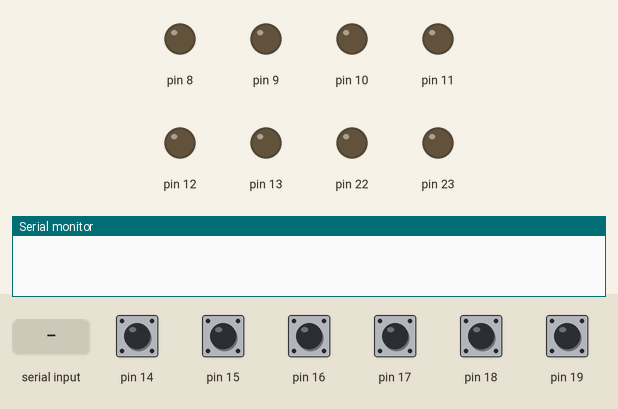
A sketch run on a simulated Arduino Uno, built with avr-gcc and run on an emulated ATmega328P. Parts: output pins drawn as LEDs (lit = HIGH), the last lines printed to the serial monitor. Dashed ring = blinking. Inputs (shaded band) come from the test bench; at power-on: pin 14–19 HIGH.

Above: at 0.9 s.
1.0 s: "s" received over Serial
2.9 s: "s" received over Serial
At 4.8 s:
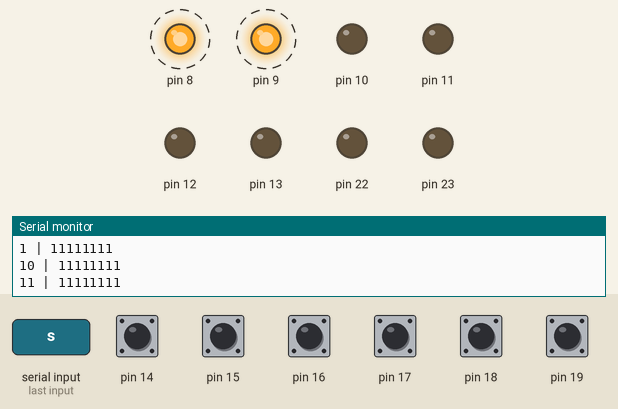
At 11.2 s:
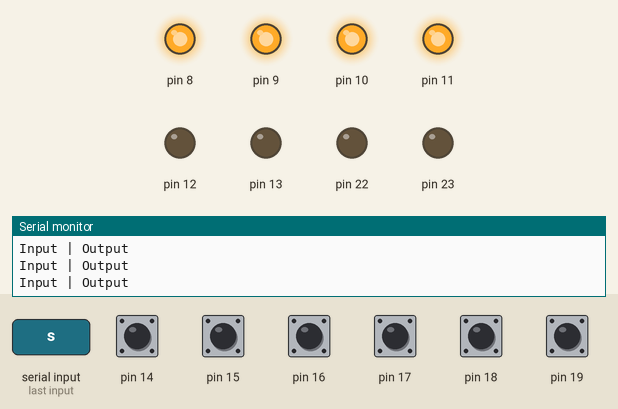
Timing chart, 0 to 12.7 s (numbered marks = the images above; inputs shaded):
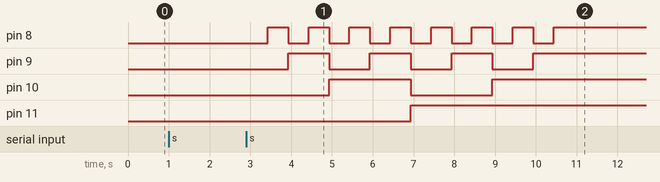

Measured:
- after the input at 2.9 s, pin 8: alternates HIGH for 0.50 s and LOW for 0.50 s, 15 changes in all, then stays HIGH, starting after 0.53 s; pin 9: alternates HIGH for 1.0 s and LOW for 1.0 s, 7 changes in all, then stays HIGH, starting after 1.0 s; pin 10: LOW → HIGH after 2.0 s, → LOW 2.0 s later, → HIGH 2.0 s later; pin 11: LOW → HIGH after 4.0 s

The sketch:

AVR-7400-logic-testbench.ino
```cpp
/* digital logic test program
 *  Erik  Olsen 11-01-24
 *
 *  Note that this program is only portable to Arduinos that use the ATMEGA 328
 */

void setup() {
  // Enable serial port at 9600 baud
  Serial.begin(9600);

  // Wait for serial port to be freed by bootloader
  while(!Serial){
    ;
  }

  // Note, only the first 5 pins of each array are actually connected to anything, and we're only gonna look at the first four

  //Set all pins on port b (9-13) to outputs
  DDRB = 0b11111111;

  //Set all pins on port c (a0-a5) to inputs
  DDRC = 0b00000000;

  //Enable pullup resistors on pins on port c (a0-a5)
  //Note, this makes the default state of the pins on port c high, unless grounded,
  //I'm not sure how to get around this unless I explicitly add external pulldown resistors.
  PORTC = 0b11111111;

  //Wait until we are ready to run the code by sending the character s for start
  while(Serial.read() != 's'){
  ;
  }
}

void loop() {

  // Some formatting
  Serial.println("Input | Output");

  //If we send s for start
  if(Serial.read() == 's'){
    //Loop from 0 to 15
    for(uint8_t i = 0; i < 16; i++){

      //Increment port b
      PORTB = i;

      //Convert everything into binary strings, concatonate them, and print them over the serial port
      //Note that PINC is the bit array for the states of port c
      Serial.println(String(i, BIN) + " | " + String(PINC, BIN));

      //Wait a little bit
      delay(500);
    }
  }
}
```
